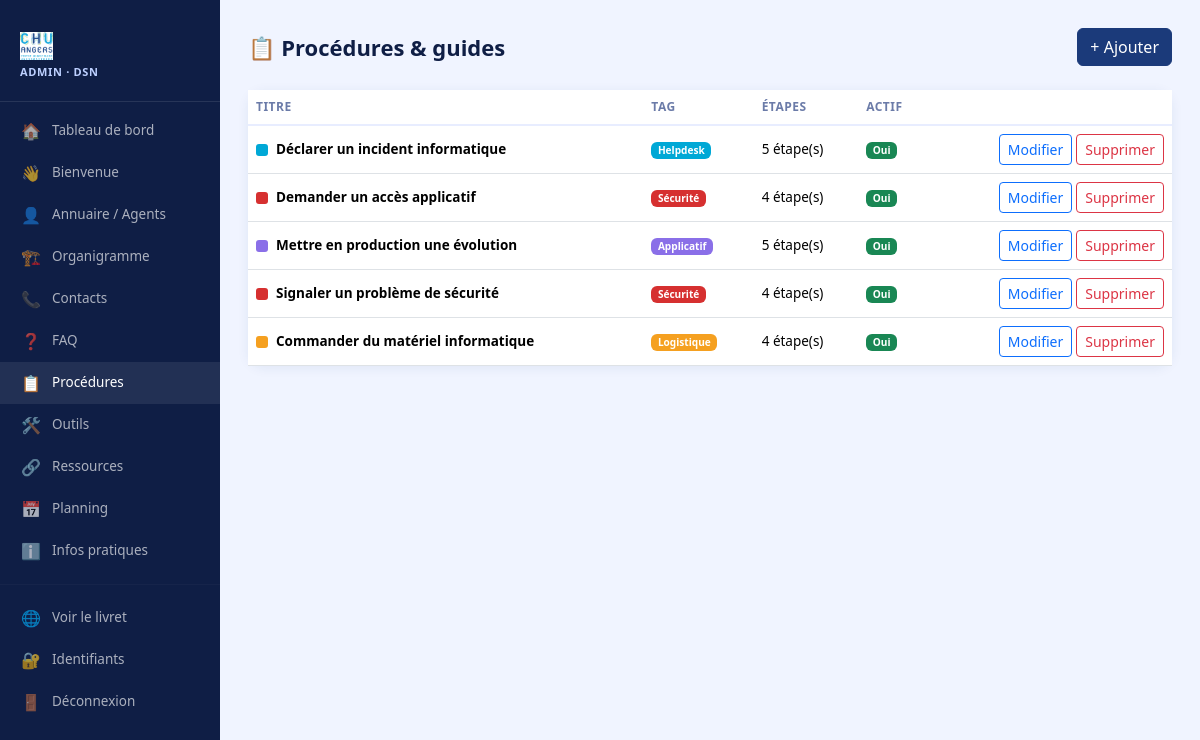
Page /admin/procedures.php (signed in) on the committed database.
### tables this page shows
CREATE TABLE `procedures` (
  `id` int(11) NOT NULL AUTO_INCREMENT,
  `titre` varchar(500) NOT NULL,
  `tag` varchar(100) DEFAULT NULL,
  `couleur` varchar(20) DEFAULT '#00A8D6',
  `actif` tinyint(1) DEFAULT '1',
  `ordre` int(11) DEFAULT '0',
  PRIMARY KEY (`id`)
);

### admin/procedures.php (the view, shortened to what this page needs)
<?php
require_once '_layout.php';
$db  = getDB();
$action = $_GET['action'] ?? 'list';
?>
<div class="page-header"><h1>📋 Procédures & guides</h1><a href="?action=add" class="btn btn-primary">+ Ajouter</a></div>
<?php if ($action==='list'): ?>
<div class="card"><div class="table-responsive"><table class="table mb-0">
<thead><tr><th>Titre</th><th>Tag</th><th>Étapes</th><th>Actif</th><th></th></tr></thead>
<tbody>
<?php
$procs = $db->query("SELECT p.*, COUNT(e.id) as nb_etapes FROM procedures p LEFT JOIN procedure_etapes e ON e.procedure_id=p.id GROUP BY p.id ORDER BY p.ordre,p.id")->fetchAll();
foreach($procs as $p):
?>
<tr style="<?=!$p['actif']?'opacity:.4':''?>">
  <td><div class="d-flex align-items-center gap-2"><div style="width:12px;height:12px;border-radius:3px;background:<?=htmlspecialchars($p['couleur'])?>"></div><strong><?=htmlspecialchars($p['titre'])?></strong></div></td>
  <td><span class="badge" style="background:<?=htmlspecialchars($p['couleur'])?>"><?=htmlspecialchars($p['tag'])?></span></td>
  <td><?=(int)$p['nb_etapes']?> étape(s)</td>
  <td><span class="badge bg-<?=$p['actif']?'success':'secondary'?>"><?=$p['actif']?'Oui':'Non'?></span></td>
  <td class="text-end"><a href="?action=edit&id=<?=$p['id']?>" class="btn btn-sm btn-outline-primary me-1">Modifier</a><a href="?action=delete&id=<?=$p['id']?>" class="btn btn-sm btn-outline-danger" onclick="return confirm('Supprimer ?')">Supprimer</a></td>
</tr>
<?php endforeach; ?>
</tbody></table></div></div>
<?php endif; ?>
<?php require_once '_footer.php'; ?>

### admin/_layout.php (style rules this page uses)
body { background: #F0F4FF; font-family: 'Segoe UI', system-ui, sans-serif; }
.page-header { display:flex; align-items:center; justify-content:space-between; margin-bottom:24px; }
.page-header h1 { font-size:22px; font-weight:800; color:#0F1E45; margin:0; }
.card { border:none; border-radius:16px; box-shadow:0 2px 12px rgba(27,58,122,.08); }
.btn-primary { background:#1B3A7A; border-color:#1B3A7A; }
.table th { font-size:12px; text-transform:uppercase; letter-spacing:.04em; color:#6B7BA8; border-bottom:2px solid #E8EDFF; }
.table td { vertical-align:middle; font-size:13.5px; }

### rows in the picture
procedures: titre "Déclarer un incident informatique", tag "Helpdesk", nb_etapes "5", actif "Oui"
procedures: titre "Demander un accès applicatif", tag "Sécurité", nb_etapes "4", actif "Oui"
procedures: titre "Mettre en production une évolution", tag "Applicatif", nb_etapes "5", actif "Oui"
procedures: titre "Signaler un problème de sécurité", tag "Sécurité", nb_etapes "4", actif "Oui"
procedures: titre "Commander du matériel informatique", tag "Logistique", nb_etapes "4", actif "Oui"

### other values in the picture
$ico "🏠"
$lbl "Tableau de bord"
$ico "👋"
$lbl "Bienvenue"
$ico "👤"
$lbl "Annuaire / Agents"
$ico "🏗️"
$lbl "Organigramme"
$ico "📞"
$lbl "Contacts"
$ico "❓"
$lbl "FAQ"
$ico "📋"
$lbl "Procédures"
$ico "🛠️"
